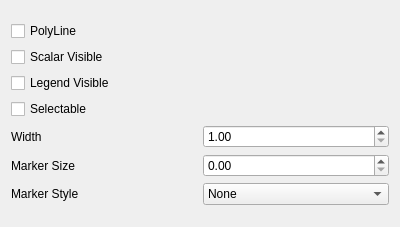
<?xml version="1.0" encoding="UTF-8"?>
<ui version="4.0">
 <class>LinePlotSettings</class>
 <widget class="QWidget" name="LinePlotSettings">
  <property name="geometry">
   <rect>
    <x>0</x>
    <y>0</y>
    <width>400</width>
    <height>227</height>
   </rect>
  </property>
  <property name="windowTitle">
   <string>Form</string>
  </property>
  <layout class="QGridLayout" name="gridLayout_2">
   <item row="0" column="0">
    <layout class="QGridLayout" name="gridLayout">
     <item row="3" column="0">
      <widget class="QCheckBox" name="selectableCheckBox">
       <property name="text">
        <string>Selectable</string>
       </property>
      </widget>
     </item>
     <item row="6" column="1">
      <widget class="QComboBox" name="markerStyleCombo">
       <item>
        <property name="text">
         <string>None</string>
        </property>
       </item>
       <item>
        <property name="text">
         <string>Cross</string>
        </property>
       </item>
       <item>
        <property name="text">
         <string>Plus</string>
        </property>
       </item>
       <item>
        <property name="text">
         <string>Square</string>
        </property>
       </item>
       <item>
        <property name="text">
         <string>Circle</string>
        </property>
       </item>
       <item>
        <property name="text">
         <string>Diamond</string>
        </property>
       </item>
      </widget>
     </item>
     <item row="2" column="0">
      <widget class="QCheckBox" name="legendVisibleCheckBox">
       <property name="text">
        <string>Legend Visible</string>
       </property>
      </widget>
     </item>
     <item row="0" column="0">
      <widget class="QCheckBox" name="polylineCheckBox">
       <property name="text">
        <string>PolyLine</string>
       </property>
      </widget>
     </item>
     <item row="6" column="0">
      <widget class="QLabel" name="label_2">
       <property name="text">
        <string>Marker Style</string>
       </property>
      </widget>
     </item>
     <item row="1" column="0">
      <widget class="QCheckBox" name="scalarVisibleCheckBox">
       <property name="text">
        <string>Scalar Visible</string>
       </property>
      </widget>
     </item>
     <item row="5" column="0">
      <widget class="QLabel" name="label">
       <property name="text">
        <string>Marker Size</string>
       </property>
      </widget>
     </item>
     <item row="5" column="1">
      <widget class="QDoubleSpinBox" name="markerSizeSpinBox"/>
     </item>
     <item row="4" column="0">
      <widget class="QLabel" name="label_3">
       <property name="text">
        <string>Width</string>
       </property>
      </widget>
     </item>
     <item row="4" column="1">
      <widget class="QDoubleSpinBox" name="widthSpinBox">
       <property name="minimum">
        <double>1.000000000000000</double>
       </property>
      </widget>
     </item>
    </layout>
   </item>
  </layout>
 </widget>
 <resources/>
 <connections/>
</ui>
